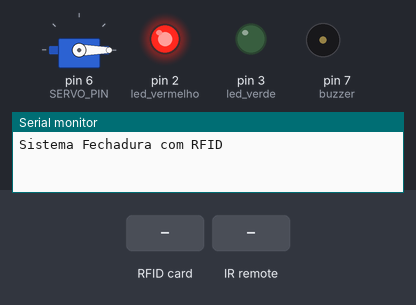
A sketch run on a simulated Arduino Uno, built with avr-gcc and run on an emulated ATmega328P. Shown: servo, output pins drawn as LEDs (lit = HIGH), buzzer (waves = sounding), the last lines printed to the serial monitor. Inputs (shaded band) come from the test bench. Pins used as bus, display or sensor lines are not drawn.

Above: at 1.2 s.
1.3 s: RFID card 5E 7A 19 C4 held to the reader
At 2.01 s:
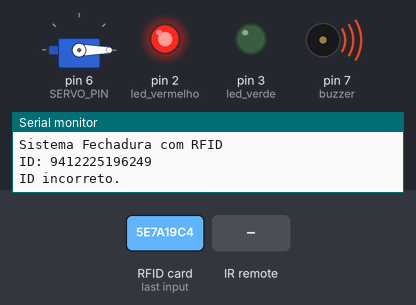
At 3.4 s:
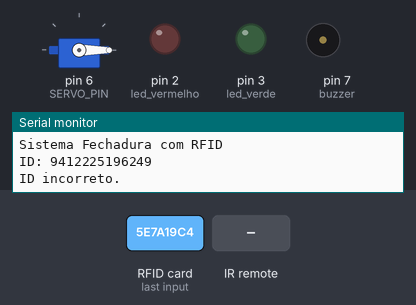
4.3 s: infrared code 0xA32AB931 received
At 6.9 s:
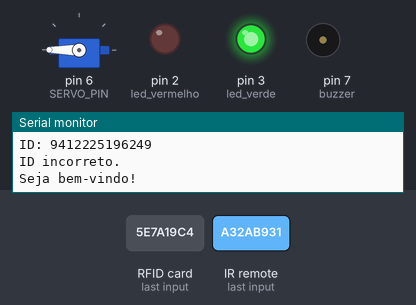
Timing chart, 0 to 20.1 s (numbered marks = the images above; inputs shaded):
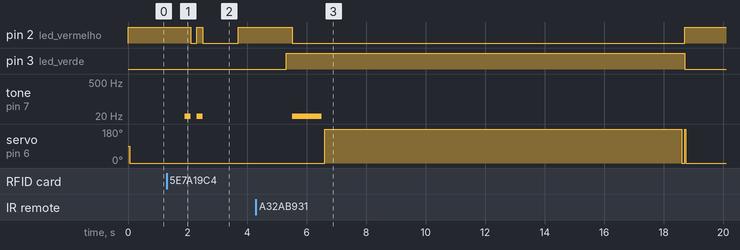

Measured:
- after the input at 1.3 s, pin 2 (led_vermelho): HIGH → LOW after 0.81 s, → HIGH 0.20 s later, → LOW 0.20 s later, → HIGH 1.2 s later; tone on pin 7 (buzzer): alternates 3 Hz for 0.20 s and silent for 0.20 s, 4 changes in all, then stays silent, starting after 0.61 s
- after the input at 4.3 s, pin 2 (led_vermelho): HIGH → LOW after 1.2 s, → HIGH 13.2 s later; pin 3 (led_verde): LOW → HIGH after 1.0 s, → LOW 13.4 s later; tone on pin 7 (buzzer): silent → 3 Hz after 1.2 s, → silent 1.0 s later; servo on pin 6 (SERVO_PIN): 0° → 180° after 2.3 s, → 0° 12.0 s later

The sketch:

fechaduraRFID.ino
```cpp
#include <RFID.h>
#include <SPI.h>
#include <Servo.h>
#include <IRremote.h>

#define SS_PIN 10 // Slave selector RFID
#define RST_PIN 9 // Reset do RFID

#define SERVO_PIN 6 //Porta do Motor Servo

#define led_vermelho 2 //Porta do LED Vermelho
#define led_verde 3 //Porta do LED Verde

#define buzzer 7 //Porta do Buzzer

int  ir_deger;

Servo servo;
RFID rfid(SS_PIN, RST_PIN);

boolean kart  = false;

int rfid_id[2][5] = {{51,20,69,168,202}, {211, 71, 168, 169, 149}}; //Definição do card ID pré definido

// Podemos definir mais ID's caso necessário, porém é necessário criar um vetor bidimensional

int RECV_PIN = 4;

float armazenavalor;

IRrecv irrecv(RECV_PIN);

decode_results results;

boolean seletor = false;

void fechar_porta() { /// Fecha a porta
  if(seletor  = true){
    servo.write(0);
    Serial.println("Porta Fechada.");
    delay(100);
    servo.write(180);
  }
}

void abrir_porta(){ // Função para abrir a fechadura
    Serial.println("Seja bem-vindo!");
    delay(1000);
    digitalWrite(led_verde,  HIGH);
    delay(200);
    digitalWrite(led_vermelho, LOW);
    tone(buzzer,  3);
    delay(1000);
    noTone(buzzer);
    delay(100);
    servo.write(180); // Rotaciona o servo em 180 graus
    delay(2000);
    Serial.println("Porta Aberta.");
    delay(10000);
    fechar_porta(); // Após 10 segundos ele tranca a fechadura
    digitalWrite(led_verde, LOW);
    digitalWrite(led_vermelho, HIGH);
}


void setup() {
  pinMode(led_vermelho,  OUTPUT);
  pinMode(led_verde, OUTPUT);
  pinMode(buzzer, OUTPUT);

  servo.attach(SERVO_PIN);

  Serial.begin(9600); // Inicialização do Monitor Serial
  Serial.println("Sistema Fechadura com RFID");
  irrecv.enableIRIn();

  digitalWrite(led_vermelho, HIGH); // Inicialmente a porta esta fechada
  SPI.begin();
  rfid.init();
}

void loop() {
  kart = true;
  servo.write(0); // Retorna o motor para o estado de fechado

  if (irrecv.decode(&results)) {
    armazenavalor = (results.value);
    if(armazenavalor == 2737486129){
      abrir_porta();
    }
    irrecv.resume(); //Le o próximo valor
  }

  if(rfid.isCard()){ // Verifica se há um cartão posicionado
    if(rfid.readCardSerial()){
      Serial.print("ID: ");
      delay(100);
    }

    for (int i =  0; i<5; i++){ // Printa o ID
      Serial.print(rfid.serNum[i]);
      Serial.print("");
      delay(100);
    }
    for (int i = 0; i<5; i++){
      if(rfid_id[0][i] != rfid.serNum[i]){ // Verifica o ID do cartão com o ID pré estabelecido
        kart = false;
        Serial.println("\nID incorreto.");
        digitalWrite(led_vermelho, HIGH);
        tone(buzzer,  3);
        delay(200);
        digitalWrite(led_vermelho, LOW);
        noTone(buzzer);
        delay(200);
        digitalWrite(led_vermelho, HIGH);
        tone(buzzer,  3);
        delay(200);
        digitalWrite(led_vermelho, LOW);
        noTone(buzzer);
        delay(1200);
        digitalWrite(led_vermelho, HIGH);
        return;
      }
    }

    Serial.println();
    delay(1000);
    abrir_porta();
    return;
  }
}
```
